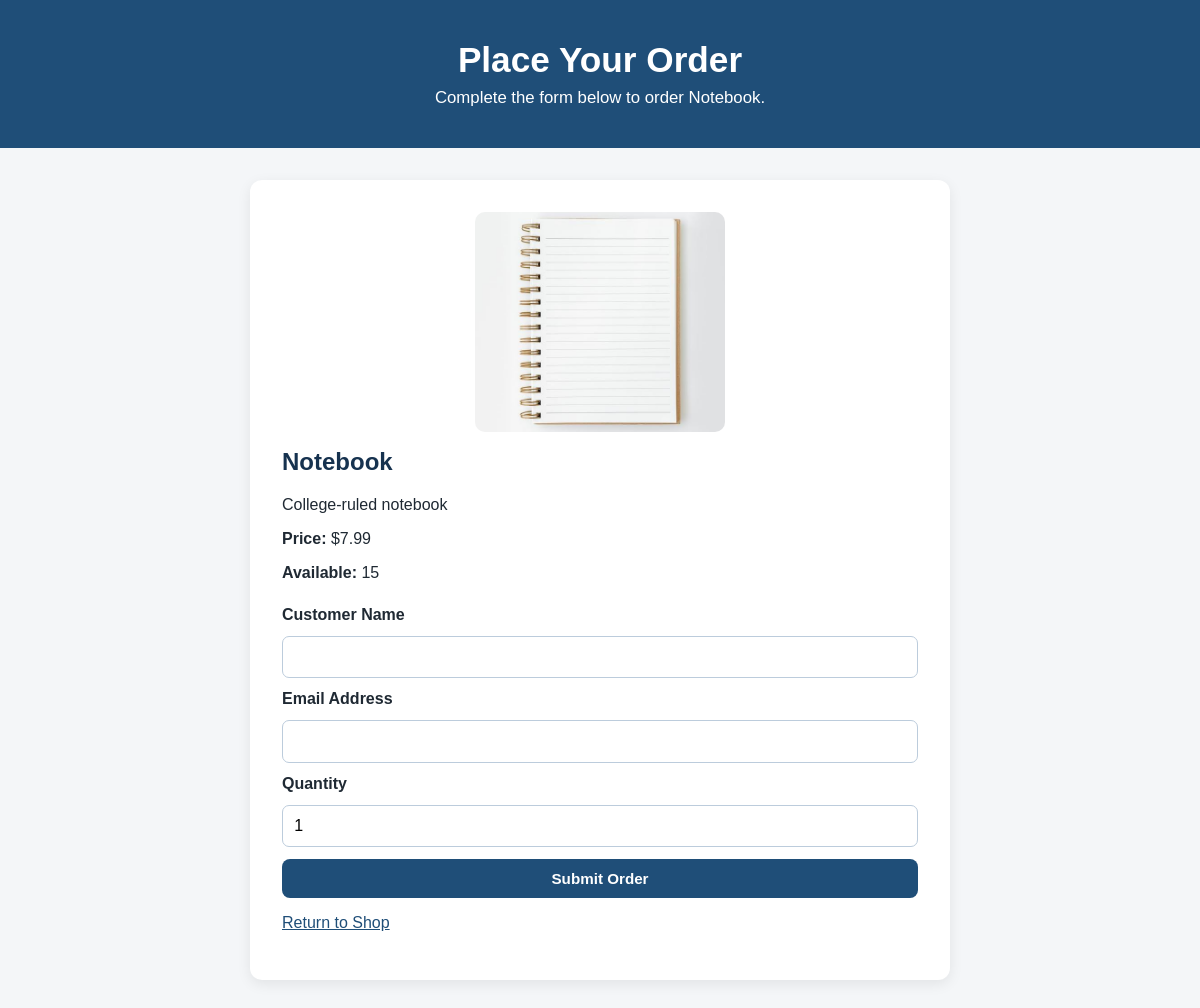
/orders/new/1, run on an earlier commit of the app's database.
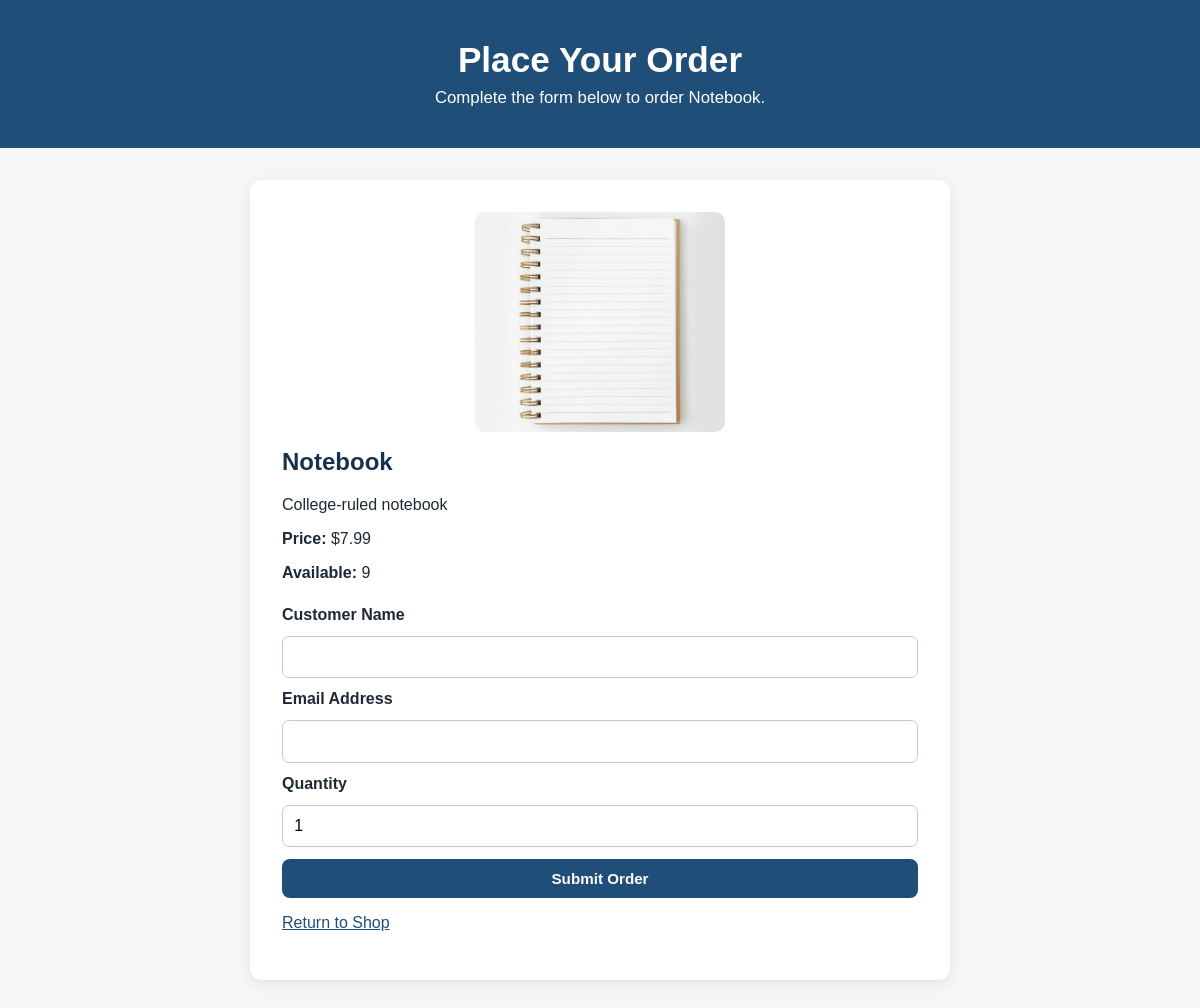
And on a later commit of the database.
### app/models.py (models this page shows)
class Product(db.Model):
    id = db.Column(db.Integer, primary_key=True)
    name = db.Column(db.String(200), nullable=False)
    description = db.Column(db.Text)
    price = db.Column(db.Float, nullable=False)
    stock = db.Column(db.Integer, default=0)
    image_url = db.Column(db.String(200))
    created_at = db.Column(db.DateTime, default=datetime.utcnow)

### app/routes/orders.py (the view, shortened to what this page needs)
@orders.route("/orders/new/<int:product_id>", methods=["GET", "POST"])
def create_order(product_id):
    product = Product.query.get_or_404(product_id)
    return render_template("new_order.html", product=product)

### app/__init__.py (called while the page is built)
def configure_request_monitoring(app):
    @app.before_request
    def before_request():
        g.start_time = time.perf_counter()
    @app.after_request
    def after_request(response):
        elapsed = time.perf_counter() - g.start_time
        app.logger.info(
            "%s %s | %s | %.4fs | %s",
            request.method,
            request.path,
            response.status_code,
            elapsed,
            request.remote_addr,
        )
        return response

def configure_security_headers(app):
    @app.after_request
    def add_security_headers(response):
        response.headers["X-Content-Type-Options"] = "nosniff"
        response.headers["X-Frame-Options"] = "SAMEORIGIN"
        response.headers["Referrer-Policy"] = "strict-origin-when-cross-origin"
        response.headers["Permissions-Policy"] = (
            "camera=(), microphone=(), geolocation=()"
        )
        return response

### app/templates/new_order.html (shortened to what this page needs)
<!DOCTYPE html>
<html lang="en">
<head>
    <link
        rel="stylesheet"
        href="{{ url_for('static', filename='css/styles.css') }}"
    >
</head>
<body>
    <header>
        <h1>Place Your Order</h1>
        <p>Complete the form below to order {{ product.name }}.</p>
    </header>
    <main class="order-page">
        <section class="order-card">
            {% if product.image_url %}
                {% if product.image_url.startswith("http") %}
                    <img
                        src="{{ product.image_url }}"
                        alt="{{ product.name }}"
                        width="250"
                    >
                {% else %}
                    <img
                        src="{{ url_for('static', filename='images/' + product.image_url) }}"
                        alt="{{ product.name }}"
                        width="250"
                    >
                {% endif %}
            {% endif %}
            <h2>{{ product.name }}</h2>
            <p>{{ product.description }}</p>
            <p>
                <strong>Price:</strong>
                ${{ "%.2f"|format(product.price) }}
            </p>
            <p>
                <strong>Available:</strong>
                {{ product.stock }}
            </p>
            {% if product.stock > 0 %}
                <form method="POST">
                    <label for="customer_name">Customer Name</label>
                    <input
                        type="text"
                        id="customer_name"
                        name="customer_name"
                        required
                    >
                    <label for="customer_email">Email Address</label>
                    <input
                        type="email"
                        id="customer_email"
                        name="customer_email"
                        required
                    >
                    <label for="quantity">Quantity</label>
                    <input
                        type="number"
                        id="quantity"
                        name="quantity"
                        min="1"
                        max="{{ product.stock }}"
                        value="1"
                        required
                    >
                    <button type="submit">Submit Order</button>
                </form>
            {% else %}
                <p><strong>This product is currently out of stock.</strong></p>
            {% endif %}
            <p>
                <a href="{{ url_for('products.product_listing') }}">
                    Return to Shop
                </a>
            </p>
        </section>
    </main>
</body>
</html>

What changed in the data, as far as the page shows it:
changed Product "Notebook": stock "15" → "9"
